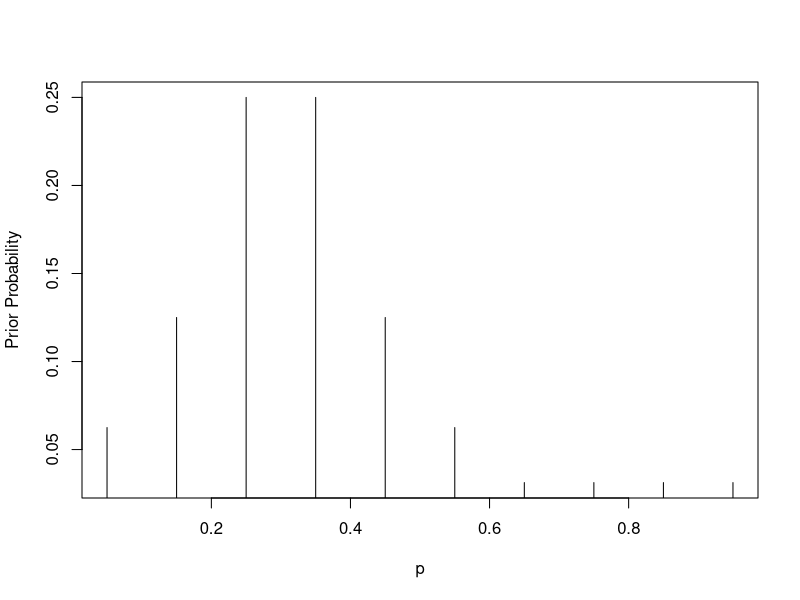
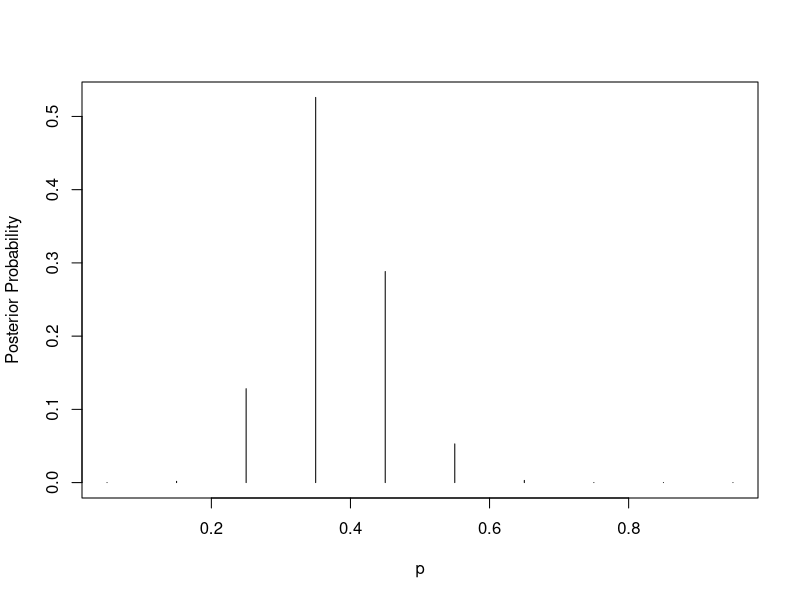
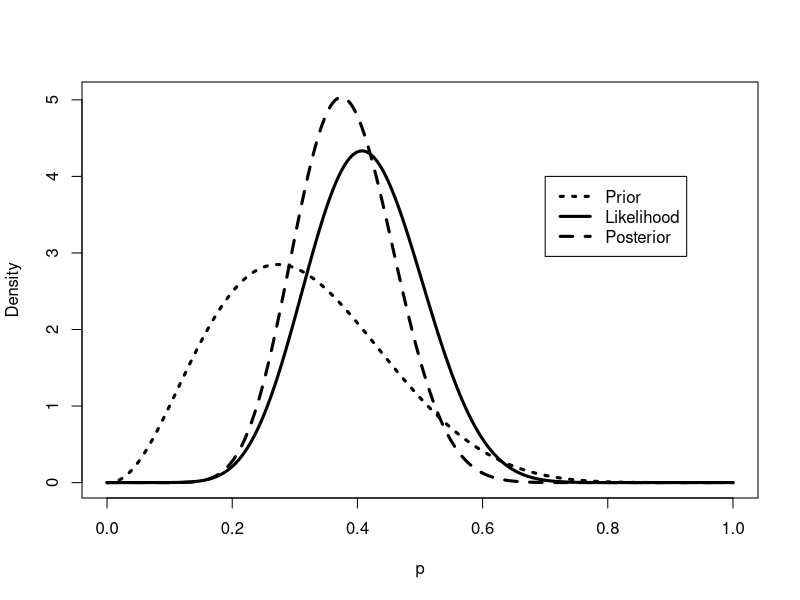
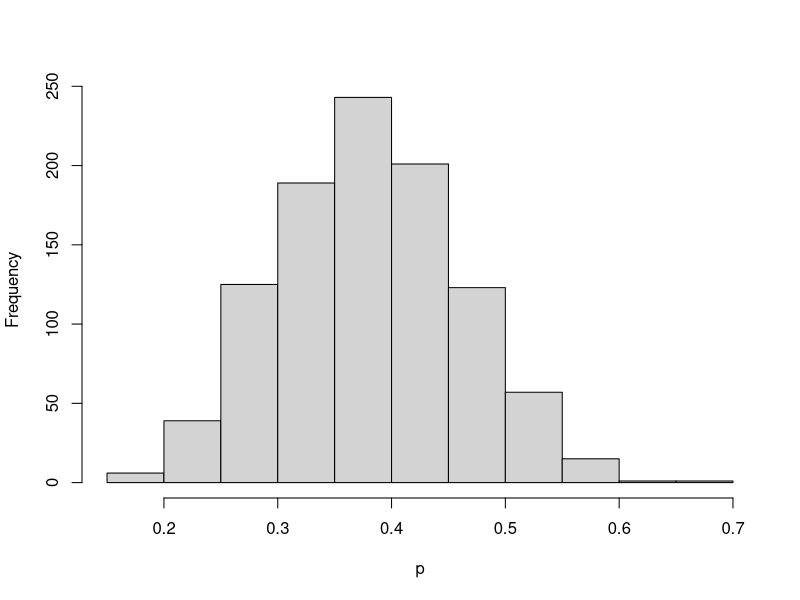
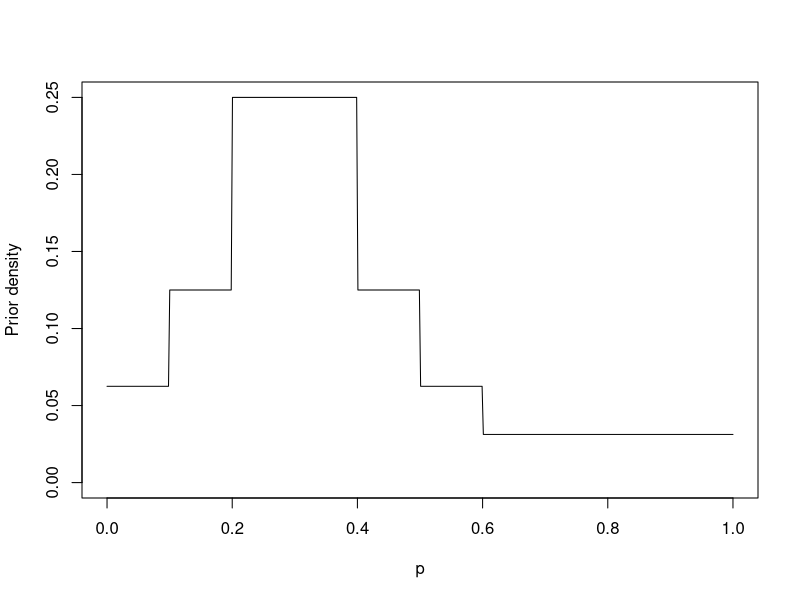
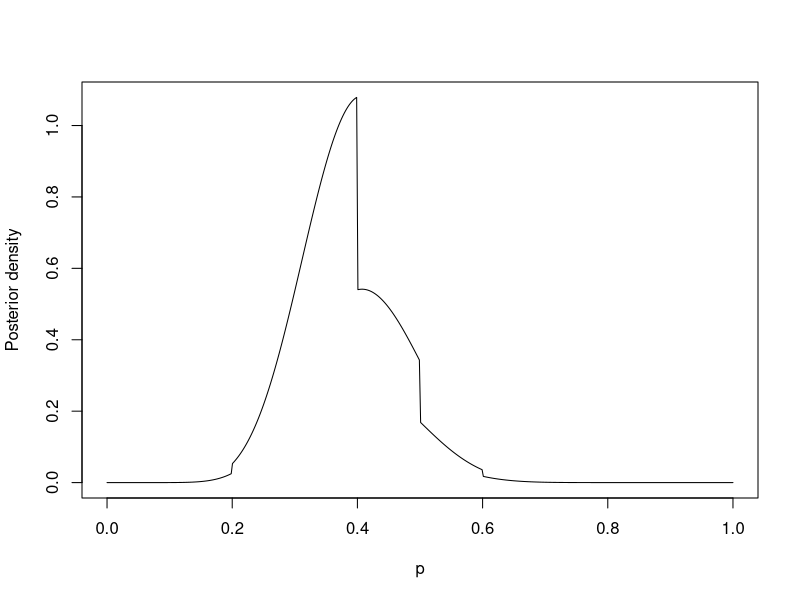
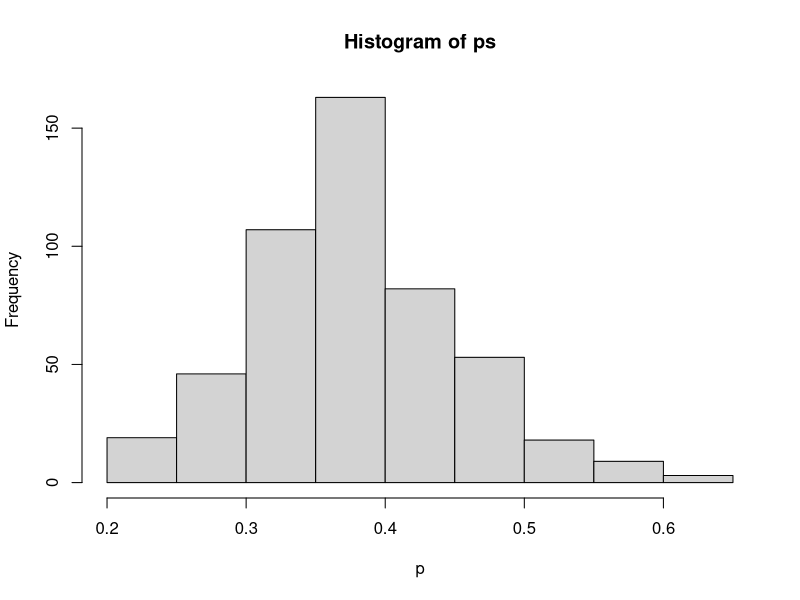
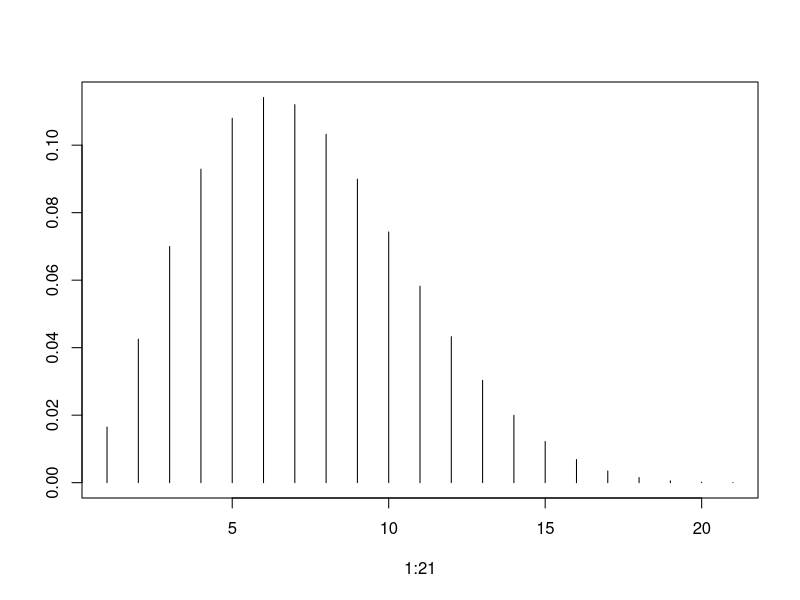

Reproduce these figures in R, in order.
# https://link.springer.com/content/pdf/10.1007/978-0-387-71385-4.pdf
install.packages('LearnBayes')
library(LearnBayes)

#### CHAPTER 2 ####
###### DISCRETE PRIOR (Section 2.1 - 2.3, page 29, book page 19) ######
# sleep study ( >= 8 hours is a success)
p = seq(0.05, 0.95, by = 0.1) # initial beliefs what values acceptable
prior = c(2, 4, 8, 8, 4, 2, 1, 1, 1, 1) # weights for initial beliefs
prior = prior/sum(prior) # get prior proportionally
plot(p, prior, type = "h", ylab="Prior Probability")

data = c(11, 16) # 11 slept >= 8 hours, 16 slept < 8 hours
post = pdisc(p, prior, data) # generates the posterior
cbind(p, prior, post)
plot(p, post, type = "h", ylab="Posterior Probability")

###### CONTINUOUS PRIOR (section 2.4, page 32/22 pdf/book) ######
# beta => conjugate - prior and posterior have same functional form
p = seq(0, 1, length = 500)
a = 3.4 # a,b found by trial & error (90th percentiles given by .3 and .5)
b = 7.4
s = 11 # 11 slept >= 8hrs
f = 16 # 16 did not

prior=dbeta(p,a,b)
like=dbeta(p,s+1,f+1)
post=dbeta(p,a+s,b+f)

plot(p,post,type="l",ylab="Density",lty=2,lwd=3)
lines(p,like,lty=1,lwd=3)
lines(p,prior,lty=3,lwd=3)
legend(.7,4,c("Prior","Likelihood","Posterior"), lty=c(3,1,2),lwd=c(3,3,3))

# probability 50% of sleepers get >= 8 hours
1 - pbeta(0.5, a + s, b + f)
#0.0684256943

# 95% interval estimate
qbeta(c(0.025, 0.975), a + s, b + f)
#       2.5%       97.5% 
#[1] 0.235099648 0.538742334

###### SIMULATING FOR POSTERIOR (section 2.4, page  32/22) ######
ps = rbeta(1000, a + s, b + f)
hist(ps,xlab="p",main="")
sum(ps >= 0.5)/1000 #very close
#[1] 0.075

quantile(ps, c(0.025, 0.975))
#       2.5%       97.5% 
#0.244865531 0.539359586 




###### GRID APPROXIMATION (section 2.5, page 36/26) ######
midpt = seq(0.05, 0.95, by = 0.1) # midpoints of desired interval/grid
prior = c(2, 4, 8, 8, 4, 2, 1, 1, 1, 1) # weights at midpt
prior = prior/sum(prior) # get the prior proportionally

p = seq(0, 1, length = 500) # for a smooth function
plot(p, histprior(p, midpt, prior), type = "l",
       ylab = "Prior density", ylim = c(0, .25))

like = dbeta(p, s + 1, f + 1)
post = like * histprior(p, midpt, prior)
plot(p, post, type = "l",ylab="Posterior density") # updated likelihood * prior

post = post/sum(post)
ps = sample(p, replace = TRUE, prob = post)
hist(ps, xlab="p")

###### PREDICTIONS (section 2.6, page 39/29) ######
# Using discrete - BINOMIAL
p = seq(0.05, 0.95, by = .1) # considered values
prior = c(2, 4, 8, 8, 4, 2, 1, 1, 1, 1) # weights
prior = prior / sum(prior) # proportional
m = 20 # future sample size
ys = 0:20 # number of successes of interest
pred = pdiscp(p, prior, m, ys) #
cbind(0:20, pred) # 5 and 6 MOST LIKELY

# Using continuous BETA
ab=c(3.4, 7.4)
m=20; ys=0:20
pred=pbetap(ab, m, ys)
plot(1:21, pred, type = "h", ylab="") # 6 and 7 MOST LIKELY

# Simulation

p = rbeta(1000, 3.4, 7.4)
y = rbinom(1000, 20, p)
table(y)
freq = table(y)
ys = c(0:max(y))
predprob = freq / sum(freq)
plot(ys, predprob, type = "h", xlab = "y") # 4 and 7 MOST LIKELY

dist=cbind(ys,predprob)
dist
covprob=.95
discint(dist, covprob) #1-13 successes is the 95% interval


#### CHAPTER 3 ####
